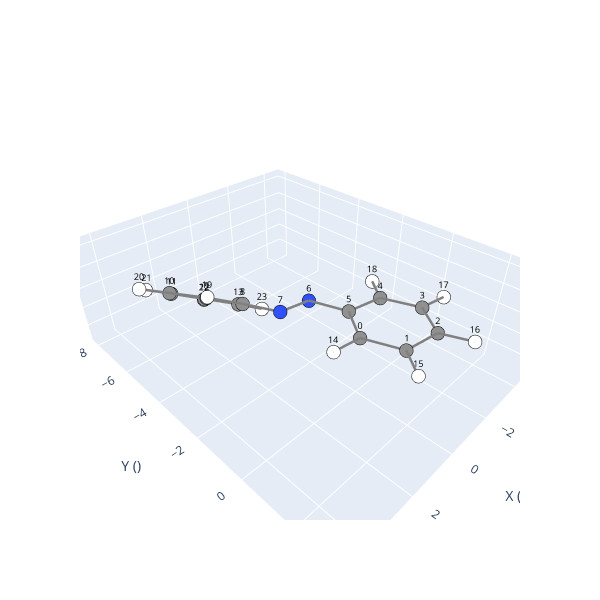

The notebook cell this image was saved under:
### Code cell
# Species can be visualize using the method .view()
trans_iso.view(show_indices=True)

#Note: If you are running this on a remote cluster, the visualizer may take a while to load.

### Figure 1 — Plotly figure (JSON) as saved in the notebook; plotly's stock layout.template omitted (floating-point values rounded to 4 significant figures)
{"data": [{"hoverinfo": "text", "marker": {"color": ["#909090", "#909090", "#909090", "#909090", "#909090", "#909090", "#3050F8", "#3050F8", "#909090", "#909090", "#909090", "#909090", "#909090", "#909090", "#FFFFFF", "#FFFFFF", "#FFFFFF", "#FFFFFF", "#FFFFFF", "#FFFFFF", "#FFFFFF", "#FFFFFF", "#FFFFFF", "#FFFFFF"], "line": {"color": "black", "width": 1}, "size": 8}, "mode": "markers", "showlegend": false, "text": ["C", "C", "C", "C", "C", "C", "N", "N", "C", "C", "C", "C", "C", "C", "H", "H", "H", "H", "H", "H", "H", "H", "H", "H"], "type": "scatter3d", "x": [0.0, -0.5191, -1.897, -2.752, -2.228, -0.8424, -0.3915, 0.8484, 1.317, 2.439, 3.025, 2.473, 1.354, 0.7904, 1.08, 0.1545, -2.3, -3.829, -2.91, 2.868, 3.918, 2.917, 0.9286, -0.05877], "y": [0.0, 1.301, 1.501, 0.4041, -0.8955, -1.124, -2.469, -2.577, -3.9, -4.299, -5.556, -6.447, -6.073, -4.803, -0.1251, 2.153, 2.511, 0.5571, -1.741, -3.618, -5.831, -7.43, -6.762, -4.513], "z": [0.0, -0.0006434, 0.01865, -0.001921, -0.01475, -0.004314, -0.04071, 0.07793, -0.08282, 0.6588, 0.4651, -0.4493, -1.191, -1.017, -0.0007841, -0.02071, 0.04768, -0.01353, -0.03464, 1.388, 1.022, -0.5902, -1.916, -1.632]}, {"hoverinfo": "none", "mode": "text", "showlegend": false, "text": ["0", "1", "2", "3", "4", "5", "6", "7", "8", "9", "10", "11", "12", "13", "14", "15", "16", "17", "18", "19", "20", "21", "22", "23"], "textfont": {"color": "black", "size": 9}, "type": "scatter3d", "x": [0.0, -0.5191, -1.897, -2.752, -2.228, -0.8424, -0.3915, 0.8484, 1.317, 2.439, 3.025, 2.473, 1.354, 0.7904, 1.08, 0.1545, -2.3, -3.829, -2.91, 2.868, 3.918, 2.917, 0.9286, -0.05877], "y": [0.0, 1.301, 1.501, 0.4041, -0.8955, -1.124, -2.469, -2.577, -3.9, -4.299, -5.556, -6.447, -6.073, -4.803, -0.1251, 2.153, 2.511, 0.5571, -1.741, -3.618, -5.831, -7.43, -6.762, -4.513], "z": [0.0, -0.0006434, 0.01865, -0.001921, -0.01475, -0.004314, -0.04071, 0.07793, -0.08282, 0.6588, 0.4651, -0.4493, -1.191, -1.017, -0.0007841, -0.02071, 0.04768, -0.01353, -0.03464, 1.388, 1.022, -0.5902, -1.916, -1.632]}, {"hoverinfo": "none", "line": {"color": "gray", "width": 5}, "mode": "lines", "showlegend": false, "type": "scatter3d", "x": [-2.752, -2.228], "y": [0.4041, -0.8955], "z": [-0.001921, -0.01475]}, {"hoverinfo": "none", "line": {"color": "gray", "width": 5}, "mode": "lines", "showlegend": false, "type": "scatter3d", "x": [-2.228, -2.752], "y": [-0.8955, 0.4041], "z": [-0.01475, -0.001921]}, {"hoverinfo": "none", "line": {"color": "gray", "width": 5}, "mode": "lines", "showlegend": false, "type": "scatter3d", "x": [-0.8424, -2.228], "y": [-1.124, -0.8955], "z": [-0.004314, -0.01475]}, {"hoverinfo": "none", "line": {"color": "gray", "width": 5}, "mode": "lines", "showlegend": false, "type": "scatter3d", "x": [1.354, 0.7904], "y": [-6.073, -4.803], "z": [-1.191, -1.017]}, {"hoverinfo": "none", "line": {"color": "gray", "width": 5}, "mode": "lines", "showlegend": false, "type": "scatter3d", "x": [-3.829, -2.752], "y": [0.5571, 0.4041], "z": [-0.01353, -0.001921]}, {"hoverinfo": "none", "line": {"color": "gray", "width": 5}, "mode": "lines", "showlegend": false, "type": "scatter3d", "x": [-0.05877, 0.7904], "y": [-4.513, -4.803], "z": [-1.632, -1.017]}, {"hoverinfo": "none", "line": {"color": "gray", "width": 5}, "mode": "lines", "showlegend": false, "type": "scatter3d", "x": [1.354, 0.9286], "y": [-6.073, -6.762], "z": [-1.191, -1.916]}, {"hoverinfo": "none", "line": {"color": "gray", "width": 5}, "mode": "lines", "showlegend": false, "type": "scatter3d", "x": [1.317, 2.439], "y": [-3.9, -4.299], "z": [-0.08282, 0.6588]}, {"hoverinfo": "none", "line": {"color": "gray", "width": 5}, "mode": "lines", "showlegend": false, "type": "scatter3d", "x": [-2.228, -2.91], "y": [-0.8955, -1.741], "z": [-0.01475, -0.03464]}, {"hoverinfo": "none", "line": {"color": "gray", "width": 5}, "mode": "lines", "showlegend": false, "type": "scatter3d", "x": [2.439, 1.317], "y": [-4.299, -3.9], "z": [0.6588, -0.08282]}, {"hoverinfo": "none", "line": {"color": "gray", "width": 5}, "mode": "lines", "showlegend": false, "type": "scatter3d", "x": [0, -0.8424], "y": [0, -1.124], "z": [0, -0.004314]}, {"hoverinfo": "none", "line": {"color": "gray", "width": 5}, "mode": "lines", "showlegend": false, "type": "scatter3d", "x": [2.868, 2.439], "y": [-3.618, -4.299], "z": [1.388, 0.6588]}, {"hoverinfo": "none", "line": {"color": "gray", "width": 5}, "mode": "lines", "showlegend": false, "type": "scatter3d", "x": [-0.5191, 0], "y": [1.301, 0], "z": [-0.0006434, 0]}, {"hoverinfo": "none", "line": {"color": "gray", "width": 5}, "mode": "lines", "showlegend": false, "type": "scatter3d", "x": [3.025, 2.439], "y": [-5.556, -4.299], "z": [0.4651, 0.6588]}, {"hoverinfo": "none", "line": {"color": "gray", "width": 5}, "mode": "lines", "showlegend": false, "type": "scatter3d", "x": [0, 1.08], "y": [0, -0.1251], "z": [0, -0.0007841]}, {"hoverinfo": "none", "line": {"color": "gray", "width": 5}, "mode": "lines", "showlegend": false, "type": "scatter3d", "x": [0.7904, 1.317], "y": [-4.803, -3.9], "z": [-1.017, -0.08282]}, {"hoverinfo": "none", "line": {"color": "gray", "width": 5}, "mode": "lines", "showlegend": false, "type": "scatter3d", "x": [-2.91, -2.228], "y": [-1.741, -0.8955], "z": [-0.03464, -0.01475]}, {"hoverinfo": "none", "line": {"color": "gray", "width": 5}, "mode": "lines", "showlegend": false, "type": "scatter3d", "x": [-0.5191, 0.1545], "y": [1.301, 2.153], "z": [-0.0006434, -0.02071]}, {"hoverinfo": "none", "line": {"color": "gray", "width": 5}, "mode": "lines", "showlegend": false, "type": "scatter3d", "x": [-0.3915, -0.8424], "y": [-2.469, -1.124], "z": [-0.04071, -0.004314]}, {"hoverinfo": "none", "line": {"color": "gray", "width": 5}, "mode": "lines", "showlegend": false, "type": "scatter3d", "x": [0.7904, -0.05877], "y": [-4.803, -4.513], "z": [-1.017, -1.632]}, {"hoverinfo": "none", "line": {"color": "gray", "width": 5}, "mode": "lines", "showlegend": false, "type": "scatter3d", "x": [1.08, 0], "y": [-0.1251, 0], "z": [-0.0007841, 0]}, {"hoverinfo": "none", "line": {"color": "gray", "width": 5}, "mode": "lines", "showlegend": false, "type": "scatter3d", "x": [3.918, 3.025], "y": [-5.831, -5.556], "z": [1.022, 0.4651]}, {"hoverinfo": "none", "line": {"color": "gray", "width": 5}, "mode": "lines", "showlegend": false, "type": "scatter3d", "x": [-2.228, -0.8424], "y": [-0.8955, -1.124], "z": [-0.01475, -0.004314]}, {"hoverinfo": "none", "line": {"color": "gray", "width": 5}, "mode": "lines", "showlegend": false, "type": "scatter3d", "x": [-0.8424, 0], "y": [-1.124, 0], "z": [-0.004314, 0]}, {"hoverinfo": "none", "line": {"color": "gray", "width": 5}, "mode": "lines", "showlegend": false, "type": "scatter3d", "x": [-0.8424, -0.3915], "y": [-1.124, -2.469], "z": [-0.004314, -0.04071]}, {"hoverinfo": "none", "line": {"color": "gray", "width": 5}, "mode": "lines", "showlegend": false, "type": "scatter3d", "x": [0, -0.5191], "y": [0, 1.301], "z": [0, -0.0006434]}, {"hoverinfo": "none", "line": {"color": "gray", "width": 5}, "mode": "lines", "showlegend": false, "type": "scatter3d", "x": [2.439, 3.025], "y": [-4.299, -5.556], "z": [0.6588, 0.4651]}, {"hoverinfo": "none", "line": {"color": "gray", "width": 5}, "mode": "lines", "showlegend": false, "type": "scatter3d", "x": [-0.5191, -1.897], "y": [1.301, 1.501], "z": [-0.0006434, 0.01865]}, {"hoverinfo": "none", "line": {"color": "gray", "width": 5}, "mode": "lines", "showlegend": false, "type": "scatter3d", "x": [3.025, 2.473], "y": [-5.556, -6.447], "z": [0.4651, -0.4493]}, {"hoverinfo": "none", "line": {"color": "gray", "width": 5}, "mode": "lines", "showlegend": false, "type": "scatter3d", "x": [-1.897, -0.5191], "y": [1.501, 1.301], "z": [0.01865, -0.0006434]}, {"hoverinfo": "none", "line": {"color": "gray", "width": 5}, "mode": "lines", "showlegend": false, "type": "scatter3d", "x": [2.439, 2.868], "y": [-4.299, -3.618], "z": [0.6588, 1.388]}, {"hoverinfo": "none", "line": {"color": "gray", "width": 5}, "mode": "lines", "showlegend": false, "type": "scatter3d", "x": [2.473, 3.025], "y": [-6.447, -5.556], "z": [-0.4493, 0.4651]}, {"hoverinfo": "none", "line": {"color": "gray", "width": 5}, "mode": "lines", "showlegend": false, "type": "scatter3d", "x": [-1.897, -2.3], "y": [1.501, 2.511], "z": [0.01865, 0.04768]}, {"hoverinfo": "none", "line": {"color": "gray", "width": 5}, "mode": "lines", "showlegend": false, "type": "scatter3d", "x": [0.1545, -0.5191], "y": [2.153, 1.301], "z": [-0.02071, -0.0006434]}, {"hoverinfo": "none", "line": {"color": "gray", "width": 5}, "mode": "lines", "showlegend": false, "type": "scatter3d", "x": [3.025, 3.918], "y": [-5.556, -5.831], "z": [0.4651, 1.022]}, {"hoverinfo": "none", "line": {"color": "gray", "width": 5}, "mode": "lines", "showlegend": false, "type": "scatter3d", "x": [-0.3915, 0.8484], "y": [-2.469, -2.577], "z": [-0.04071, 0.07793]}, {"hoverinfo": "none", "line": {"color": "gray", "width": 5}, "mode": "lines", "showlegend": false, "type": "scatter3d", "x": [0.8484, -0.3915], "y": [-2.577, -2.469], "z": [0.07793, -0.04071]}, {"hoverinfo": "none", "line": {"color": "gray", "width": 5}, "mode": "lines", "showlegend": false, "type": "scatter3d", "x": [-2.752, -1.897], "y": [0.4041, 1.501], "z": [-0.001921, 0.01865]}, {"hoverinfo": "none", "line": {"color": "gray", "width": 5}, "mode": "lines", "showlegend": false, "type": "scatter3d", "x": [1.354, 2.473], "y": [-6.073, -6.447], "z": [-1.191, -0.4493]}, {"hoverinfo": "none", "line": {"color": "gray", "width": 5}, "mode": "lines", "showlegend": false, "type": "scatter3d", "x": [2.917, 2.473], "y": [-7.43, -6.447], "z": [-0.5902, -0.4493]}, {"hoverinfo": "none", "line": {"color": "gray", "width": 5}, "mode": "lines", "showlegend": false, "type": "scatter3d", "x": [0.9286, 1.354], "y": [-6.762, -6.073], "z": [-1.916, -1.191]}, {"hoverinfo": "none", "line": {"color": "gray", "width": 5}, "mode": "lines", "showlegend": false, "type": "scatter3d", "x": [-2.752, -3.829], "y": [0.4041, 0.5571], "z": [-0.001921, -0.01353]}, {"hoverinfo": "none", "line": {"color": "gray", "width": 5}, "mode": "lines", "showlegend": false, "type": "scatter3d", "x": [1.317, 0.8484], "y": [-3.9, -2.577], "z": [-0.08282, 0.07793]}, {"hoverinfo": "none", "line": {"color": "gray", "width": 5}, "mode": "lines", "showlegend": false, "type": "scatter3d", "x": [-1.897, -2.752], "y": [1.501, 0.4041], "z": [0.01865, -0.001921]}, {"hoverinfo": "none", "line": {"color": "gray", "width": 5}, "mode": "lines", "showlegend": false, "type": "scatter3d", "x": [1.317, 0.7904], "y": [-3.9, -4.803], "z": [-0.08282, -1.017]}, {"hoverinfo": "none", "line": {"color": "gray", "width": 5}, "mode": "lines", "showlegend": false, "type": "scatter3d", "x": [2.473, 1.354], "y": [-6.447, -6.073], "z": [-0.4493, -1.191]}, {"hoverinfo": "none", "line": {"color": "gray", "width": 5}, "mode": "lines", "showlegend": false, "type": "scatter3d", "x": [-2.3, -1.897], "y": [2.511, 1.501], "z": [0.04768, 0.01865]}, {"hoverinfo": "none", "line": {"color": "gray", "width": 5}, "mode": "lines", "showlegend": false, "type": "scatter3d", "x": [2.473, 2.917], "y": [-6.447, -7.43], "z": [-0.4493, -0.5902]}, {"hoverinfo": "none", "line": {"color": "gray", "width": 5}, "mode": "lines", "showlegend": false, "type": "scatter3d", "x": [0.7904, 1.354], "y": [-4.803, -6.073], "z": [-1.017, -1.191]}, {"hoverinfo": "none", "line": {"color": "gray", "width": 5}, "mode": "lines", "showlegend": false, "type": "scatter3d", "x": [0.8484, 1.317], "y": [-2.577, -3.9], "z": [0.07793, -0.08282]}], "layout": {"height": 600, "scene": {"xaxis": {"range": [-4.829, 4.918], "title": {"text": "X ()"}}, "yaxis": {"range": [-8.43, 3.511], "title": {"text": "Y ()"}}, "zaxis": {"range": [-2.916, 2.388], "title": {"text": "Z ()"}}}, "width": 600}}
